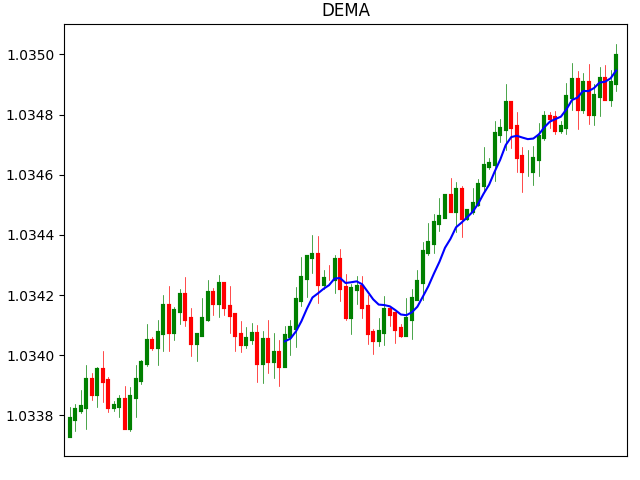

Python code for this plot:
import matplotlib.pyplot as plt
from datetime import datetime,timedelta
import numpy as np
import pandas as pd
import random
import indicator as indi

class DEMA:
    def __init__(self):
        self.n=100
        self.fig=plt.figure()
        self.title='DEMA'
        self.calc_type='pandas'   #'dict' or 'pandas'
        self.indi=indi

    def set_variables(self):
        variables=['time','open','high','low','close']
        var={i:[] for i in variables}
        return var

    def print_data(self,var):
        print(len(var['time']),var['time'][-1],f"O:{var['open'][-1]:.5f}",f"H:{var['high'][-1]:.5f}"
              f"L:{var['low'][-1]:.5f}",f"C:{var['close'][-1]:.5f}")

    def get_data(self,var):
        for i in range(self.n):
            t=(datetime.now()+timedelta(minutes=i)).strftime('%d-%m-%Y %H:%M:%S')
            var['time'].append(t)

            if len(var['open'])==0:
                var['open'].append(random.uniform(1,1.2))
                up_close=var['open'][-1]*(1+0.0001)
                down_close=var['open'][-1]*(1-0.0001)
                var['close'].append(random.uniform(down_close,up_close))
            else:
                var['open'].append(var['close'][-1])
                up_close=var['open'][-1]*(1+0.0001)
                down_close=var['open'][-1]*(1-0.0001)
                var['close'].append(random.uniform(down_close,up_close))
        
            if var['open'][-1]<var['close'][-1]:
                price1=var['close'][-1]
                price2=var['open'][-1]
            elif var['open'][-1]>var['close'][-1]:
                price1=var['open'][-1]
                price2=var['close'][-1]
            high=random.uniform(price1,price1*(1+0.00007))
            low=random.uniform(price2,price2*(1-0.00007))
            var['high'].append(high)
            var['low'].append(low)

            #DEMA:
            if self.calc_type=='dict':
                self.indi.dema_dict(20,var)

            self.print_data(var)
        
        if self.calc_type=='pandas':
            self.indi.dema_pandas(20,var)

    def plot_data(self,var):
        self.fig.subplots_adjust(top=0.95,bottom=0.05,right=0.98,left=0.1,hspace=0,wspace=0)
        ax=self.fig.add_gridspec(6,1)
        ax1=self.fig.add_subplot(ax[0:6,:])

        ax1.clear()
        ax1.set_xticks([])
        ax1.set_title(self.title)
        ax1.set_xlim(-1,101)
        #ax1.set_ylim(min(var['low']),max(var['high']))

        for i in range(len(var['time'])):
            if var['open'][i]>var['close'][i]:
                ccolor='r'
            elif var['open'][i]<var['close'][i]:
                ccolor='g'
            else:
                ccolor='gray'
            ax1.plot([var['time'][i]]*2,[var['open'][i],var['close'][i]],c=ccolor,lw=3)
            ax1.plot([var['time'][i]]*2,[var['high'][i],var['low'][i]],c=ccolor,lw=0.5)

        #plot DEMA:
        ax1.plot(var['time'],var['dema20'],c='b',lw=1.5)
    
        plt.show()

obj=DEMA()
var=obj.set_variables()
obj.get_data(var)
obj.plot_data(var)
